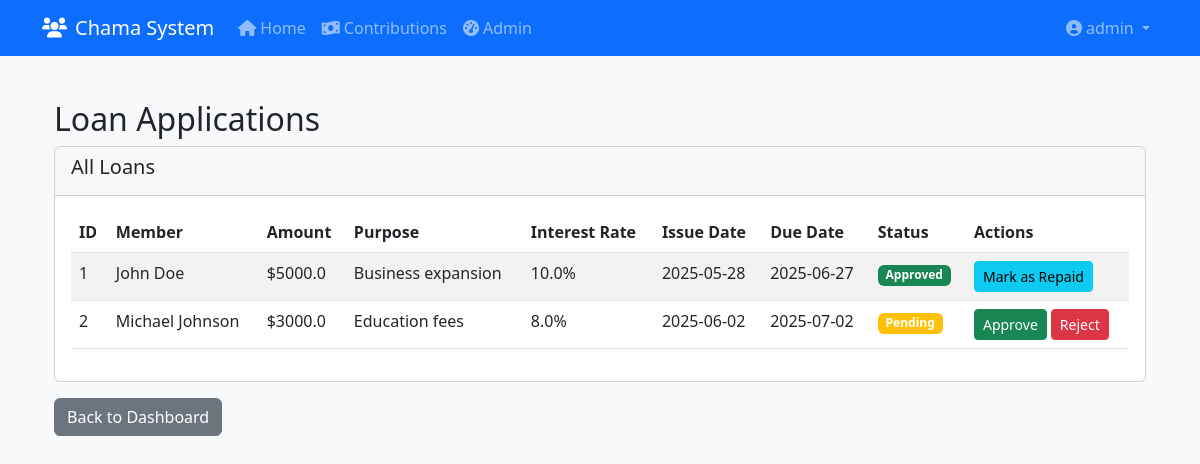
The page /admin/loans (signed in) on the database as committed earlier.
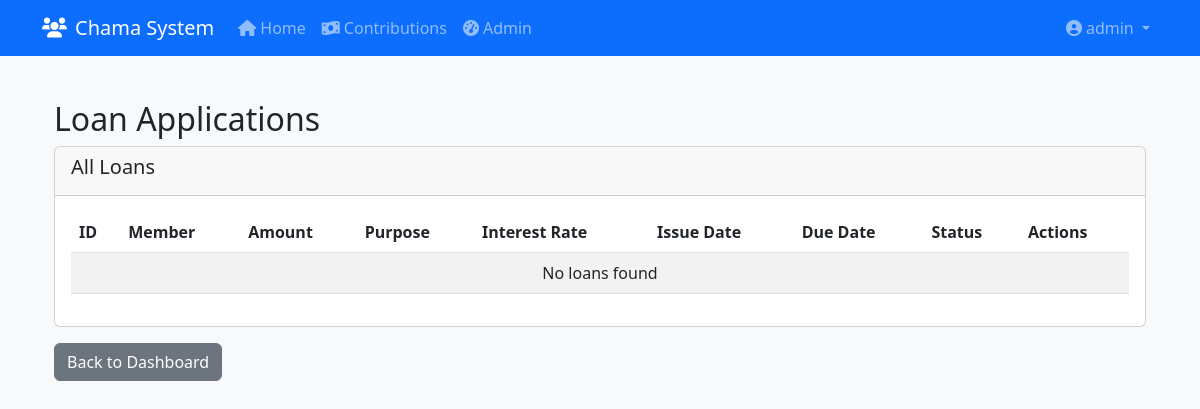
The same page on the database as committed later.
### app.py (models this page shows, shortened)
class Loan(db.Model):
    id = db.Column(db.Integer, primary_key=True)
    amount = db.Column(db.Float, nullable=False)
    purpose = db.Column(db.String(200))
    interest_rate = db.Column(db.Float, default=10.0)
    issue_date = db.Column(db.DateTime, default=datetime.utcnow)
    due_date = db.Column(db.DateTime, nullable=False)
    status = db.Column(db.String(20), default='Pending')  # Pending, Approved, Rejected, Repaid
    member_id = db.Column(db.Integer, db.ForeignKey('member.id'), nullable=False)

class Member(db.Model):
    id = db.Column(db.Integer, primary_key=True)
    name = db.Column(db.String(100), nullable=False)
    phone = db.Column(db.String(20), nullable=False, unique=True)
    email = db.Column(db.String(100))
    join_date = db.Column(db.DateTime, default=datetime.utcnow)
    status = db.Column(db.String(20), default='Active')
    user_id = db.Column(db.Integer, db.ForeignKey('user.id'))
    contributions = db.relationship('Contribution', backref='member', lazy=True)
    loans = db.relationship('Loan', backref='member', lazy=True)

### app.py (the view)
@app.route('/admin/loans')
@login_required
@admin_required
def admin_loans():
    loans = Loan.query.all()
    return render_template('admin/loans.html', loans=loans)

### app.py (called while the page is built)
@login_manager.user_loader
def load_user(user_id):
    return User.query.get(int(user_id))

def admin_required(f):
    @wraps(f)
    def decorated_function(*args, **kwargs):
        if not current_user.is_admin:
            abort(403)
        return f(*args, **kwargs)
    return decorated_function

### templates/admin/loans.html (shortened to what this page needs)
{% extends "base.html" %}
{% block content %}
<div class="container py-4">
    <h2>Loan Applications</h2>
    <div class="card">
        <div class="card-header">
            <h5>All Loans</h5>
        </div>
        <div class="card-body">
            <div class="table-responsive">
                <table class="table table-striped">
                    <thead>
                        <tr>
                            <th>ID</th>
                            <th>Member</th>
                            <th>Amount</th>
                            <th>Purpose</th>
                            <th>Interest Rate</th>
                            <th>Issue Date</th>
                            <th>Due Date</th>
                            <th>Status</th>
                            <th>Actions</th>
                        </tr>
                    </thead>
                    <tbody>
                        {% for loan in loans %}
                        <tr>
                            <td>{{ loan.id }}</td>
                            <td>{{ loan.member.name }}</td>
                            <td>${{ loan.amount }}</td>
                            <td>{{ loan.purpose }}</td>
                            <td>{{ loan.interest_rate }}%</td>
                            <td>{{ loan.issue_date.strftime('%Y-%m-%d') }}</td>
                            <td>{{ loan.due_date.strftime('%Y-%m-%d') }}</td>
                            <td>
                                {% if loan.status == 'Pending' %}
                                    <span class="badge bg-warning">Pending</span>
                                {% elif loan.status == 'Approved' %}
                                    <span class="badge bg-success">Approved</span>
                                {% elif loan.status == 'Rejected' %}
                                    <span class="badge bg-danger">Rejected</span>
                                {% elif loan.status == 'Repaid' %}
                                    <span class="badge bg-info">Repaid</span>
                                {% endif %}
                            </td>
                            <td>
                                {% if loan.status == 'Pending' %}
                                <div class="btn-group">
                                    <form method="POST" action="{{ url_for('update_loan_status', loan_id=loan.id) }}" class="me-1">
                                        <button type="submit" class="btn btn-sm btn-success">Approve</button>
                                    </form>
                                    <form method="POST" action="{{ url_for('update_loan_status', loan_id=loan.id) }}">
                                        <button type="submit" class="btn btn-sm btn-danger">Reject</button>
                                    </form>
                                </div>
                                {% elif loan.status == 'Approved' %}
                                <form method="POST" action="{{ url_for('update_loan_status', loan_id=loan.id) }}">
                                    <button type="submit" class="btn btn-sm btn-info">Mark as Repaid</button>
                                </form>
                                {% endif %}
                            </td>
                        </tr>
                        {% else %}
                        <tr>
                            <td colspan="9" class="text-center">No loans found</td>
                        </tr>
                        {% endfor %}
                    </tbody>
                </table>
            </div>
        </div>
    </div>
    <div class="mt-3">
        <a href="{{ url_for('admin_dashboard') }}" class="btn btn-secondary">Back to Dashboard</a>
    </div>
</div>
{% endblock %}

Rows that differ between the two databases and show on the page:
removed Loan: id "1", member.name "John Doe", amount "5000.0", purpose "Business expansion", interest_rate "10.0", issue_date "2025-05-28", due_date "2025-06-27", status "Approved"
removed Loan: id "2", member.name "Michael Johnson", amount "3000.0", purpose "Education fees", interest_rate "8.0", issue_date "2025-06-02", due_date "2025-07-02", status "Pending"
Other text that changed with them:
text now shown: "No loans found"
